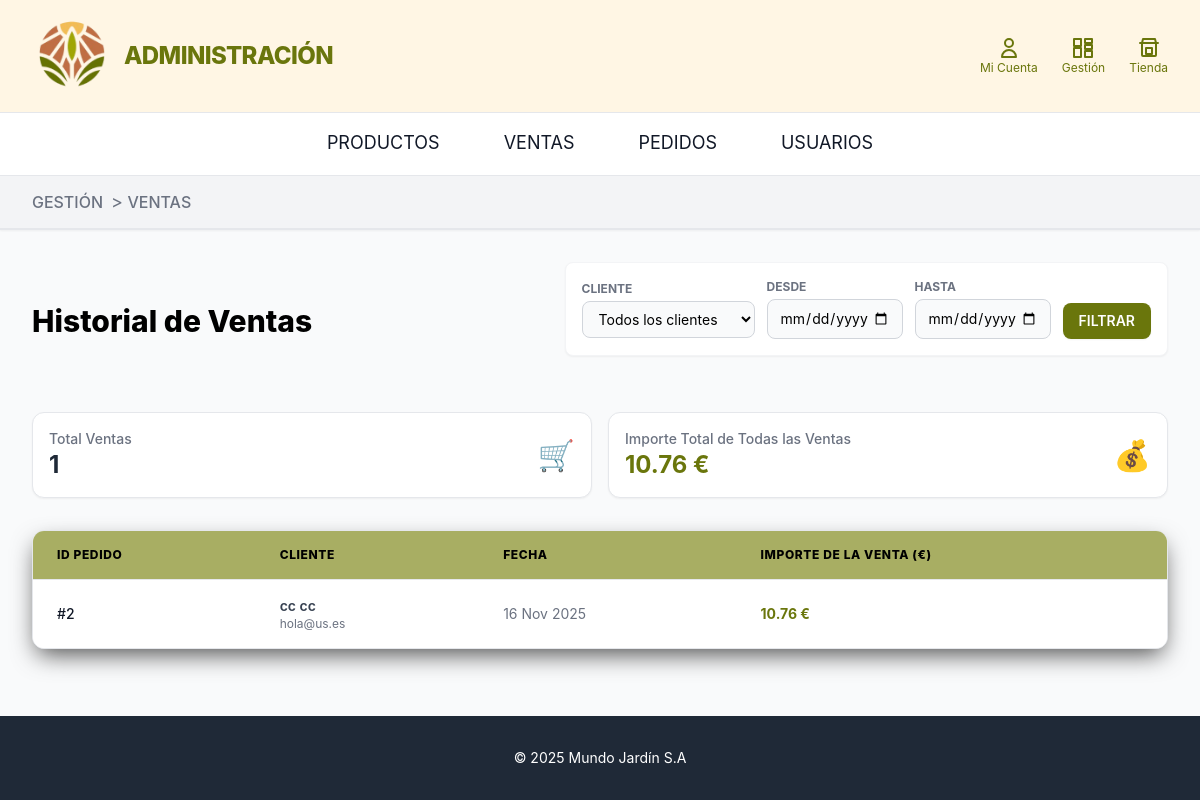
/ventas_admin/ (signed in), run on the app's committed database.
### home/models.py (models this page shows, shortened)
class Pedido(models.Model):
    usuario_cliente = models.ForeignKey('UsuarioCliente', on_delete=models.SET_NULL,  blank=True, null=True)
    fecha_creacion = models.DateTimeField(auto_now_add=True)
    estado = models.CharField(max_length=20, choices=EstadoPedido.choices, default=EstadoPedido.PEDIDO)
    subtotal_importe = models.DecimalField(max_digits=10, decimal_places=2, default=0.00)
    coste_entrega = models.DecimalField(max_digits=10, decimal_places=2, default=0.00)
    total_importe = models.DecimalField(max_digits=10, decimal_places=2, default=0.00)
    metodo_pago = models.CharField(max_length=20, choices=TipoPago.choices, default=TipoPago.PASARELA_PAGO)
    tipo_envio = models.CharField(max_length=20, choices=TipoEnvio.choices, default=TipoEnvio.RECOGIDA_TIENDA)
    direccion_envio = models.CharField(max_length=255, blank=True, null=True)
    correo_electronico = models.EmailField()
    telefono = models.CharField(max_length=15, blank=True)
    pago = models.BooleanField(default=False)
    tracking_id = models.CharField(max_length=50, unique=True, blank = True, null = True, verbose_name="ID de seguimiento")
    MINIMO_ENVIO_GRATUITO = Decimal('50.00')
    COSTO_ESTANDAR_ENVIO = Decimal('5.00')

class UsuarioCliente(models.Model):
    usuario = models.OneToOneField(Usuario, on_delete=models.CASCADE)
    tipo_pago= models.CharField(max_length=20, choices=TipoPago.choices, default=TipoPago.PASARELA_PAGO)
    telefono = models.CharField(max_length=15, blank=True, null=True)
    direccion_envio = models.CharField(max_length=255, blank=True)
    tipo_envio= models.CharField(max_length=20, choices=TipoEnvio.choices, default=TipoEnvio.RECOGIDA_TIENDA)
    last_login = models.DateTimeField(null=True, blank=True)

class Usuario(AbstractBaseUser, PermissionsMixin):
    nombre = models.CharField(max_length=200)
    apellidos = models.CharField(max_length=200)
    corre_electronico = models.EmailField(max_length=200, unique=True)
    password = models.CharField(max_length=128)
    objects = UsuarioManager()
    last_login = models.DateTimeField(null=True, blank=True)
    USERNAME_FIELD = 'corre_electronico'
    REQUIRED_FIELDS = ['nombre', 'apellidos']
    is_active = models.BooleanField(default=True)
    is_staff = models.BooleanField(default=False)
    is_superuser = models.BooleanField(default=False)
    def get_full_name(self):
        return f"{self.nombre} {self.apellidos}"

### ventas_admin/views.py (the view)
# urls.py: path('', views.gestion_ventas, name='ventas_admin_index'),
def gestion_ventas(request):
    if not request.user.is_authenticated or not request.user.is_staff:
        return redirect('home')
    cliente_id = request.GET.get('cliente')
    fecha_inicio = request.GET.get('fecha_inicio')
    fecha_fin = request.GET.get('fecha_fin')
    clientes_para_filtro = UsuarioCliente.objects.select_related('usuario').order_by('usuario__nombre')
    pedidos_query = Pedido.objects.filter(pago=True)
    if cliente_id:
        if cliente_id == "anonimo":
            pedidos_query = pedidos_query.filter(usuario_cliente__isnull=True)
        else:
            pedidos_query = pedidos_query.filter(usuario_cliente__id=cliente_id)
    if fecha_inicio:
        pedidos_query = pedidos_query.filter(fecha_creacion__date__gte=fecha_inicio)
    if fecha_fin:
        pedidos_query = pedidos_query.filter(fecha_creacion__date__lte=fecha_fin)
    pedidos_filtrados_qs = pedidos_query.select_related('usuario_cliente__usuario').order_by('-fecha_creacion')
    pedidos_lista = list(pedidos_filtrados_qs)
    total_ganancias = sum((p.total_importe for p in pedidos_lista), Decimal('0.00'))
    total_ventas = len(pedidos_lista)
    if cliente_id and cliente_id != "anonimo":
        try:
            cliente_seleccionado = int(cliente_id)
        except:
            cliente_seleccionado = None
    else:
        cliente_seleccionado = cliente_id
    context = {
        'ventas': pedidos_lista,
        'clientes': clientes_para_filtro,
        'total_ganancias': total_ganancias,
        'total_ventas': total_ventas,
        'cliente_seleccionado': cliente_seleccionado,
        'fecha_inicio': fecha_inicio,
        'fecha_fin': fecha_fin,
    }
    return render(request, 'ventas_admin/gestion_ventas.html', context)

### home/context_processors.py (called while the page is built)
def productos_en_cesta(request):
    total_items = 0
    if request.user.is_authenticated:
        try:
            cesta = CestaCompra.objects.get(usuario_cliente__usuario=request.user)
        except CestaCompra.DoesNotExist:
            cesta = None
    else:
        session_id = request.session.get("cesta_id")
        cesta = CestaCompra.objects.filter(session_id=session_id).first() if session_id else None
    if cesta:
        total_items = sum(item.cantidad for item in cesta.items.all())
    return {'total_items_cesta': total_items}

### ventas_admin/templates/ventas_admin/gestion_ventas.html (shortened to what this page needs)
{% extends 'base_admin.html' %}
{% block breadcrumbs %}
    <li>
        <span class="text-lg text-gray-500">></span>
        <span class="text- font-medium text-gray-500 hover:text-[#bf7149]">
            VENTAS
        </span>
    </li>
{% endblock breadcrumbs %}
{% block content %}
    <div class="flex flex-wrap items-center justify-between mb-8">
        <h1 class="text-3xl font-extrabold text-black mb-4 md:mb-0">Historial de Ventas</h1>
        <form method="get" class="flex flex-wrap items-center gap-3 mb-6 bg-white p-4 rounded-lg shadow-sm border border-gray-100">
            <div>
                <label for="cliente-filtro" class="text-xs font-bold text-gray-500 uppercase block mb-1">Cliente</label>
                <select id="cliente-filtro" name="cliente" class="border border-gray-300 rounded-lg px-3 py-2 bg-gray-50 text-sm focus:outline-none focus:ring-2 focus:ring-[#6a760c]">
                    <option value="">Todos los clientes</option>
                </select>
            </div>
            <div>
                <label for="fecha-inicio" class="text-xs font-bold text-gray-500 uppercase block mb-1">Desde</label>
                <input type="date" id="fecha-inicio" name="fecha_inicio" value="{{ fecha_inicio }}" class="border border-gray-300 rounded-lg px-3 py-2 bg-gray-50 text-sm focus:outline-none focus:ring-2 focus:ring-[#6a760c]">
            </div>
            <div>
                <label for="fecha-fin" class="text-xs font-bold text-gray-500 uppercase block mb-1">Hasta</label>
                <input type="date" id="fecha-fin" name="fecha_fin" value="{{ fecha_fin }}" class="border border-gray-300 rounded-lg px-3 py-2 bg-gray-50 text-sm focus:outline-none focus:ring-2 focus:ring-[#6a760c]">
            </div>
            <div class="self-end">
                <button type="submit" class="bg-[#6a760c] text-white px-4 py-2 rounded-lg hover:bg-[#bf7149] transition text-sm font-semibold shadow-sm">
                    FILTRAR
                </button>
            </div>
        </form>
    </div>
    <div class="grid grid-cols-1 sm:grid-cols-2 gap-4 mb-8">
        <div class="bg-white p-4 rounded-xl border border-gray-200 shadow-sm flex items-center justify-between">
            <div>
                <p class="text-sm text-gray-500 font-medium">Total Ventas</p>
                <p class="text-2xl font-bold text-gray-800">{{ total_ventas }}</p>
            </div>
            <span class="text-3xl">🛒</span>
        </div>
        <div class="bg-white p-4 rounded-xl border border-gray-200 shadow-sm flex items-center justify-between">
            <div>
                <p class="text-sm text-gray-500 font-medium">Importe Total de Todas las Ventas</p>
                <p class="text-2xl font-bold text-[#6a760c]">{{ total_ganancias }} €</p>
            </div>
            <span class="text-3xl">💰</span>
        </div>
    </div>
    <div class="bg-white sombra-negra rounded-xl overflow-hidden border border-gray-200">
        <div class="overflow-x-auto">
            <table id="tabla-ventas" class="min-w-full divide-y divide-gray-200">
                <thead class="bg-[#a8ae63]">
                    <tr>
                        <th class="px-6 py-4 text-left text-xs font-extrabold text-black uppercase tracking-wider">ID PEDIDO</th>
                        <th class="px-6 py-4 text-left text-xs font-extrabold text-black uppercase tracking-wider">CLIENTE</th>
                        <th class="px-6 py-4 text-left text-xs font-extrabold text-black uppercase tracking-wider">FECHA</th>
                        <th class="px-6 py-4 text-left text-xs font-extrabold text-black uppercase tracking-wider">IMPORTE DE LA VENTA (€)</th>
                    </tr>
                </thead>
                <tbody class="bg-white divide-y divide-gray-200">
                    {% for p in ventas %}
                    <tr class="hover:bg-yellow-50 transition duration-150">
                        <td class="px-6 py-4 whitespace-nowrap text-sm font-medium text-gray-900">
                            #{{ p.id }}
                        </td>
                        <td class="px-6 py-4 whitespace-nowrap text-sm text-gray-700">
                            {% if p.usuario_cliente and p.usuario_cliente.usuario %}
                                <div class="font-semibold">{{ p.usuario_cliente.usuario.get_full_name }}</div>
                                <div class="text-xs text-gray-500">{{ p.usuario_cliente.usuario.corre_electronico }}</div>
                            {% else %}
                                <span class="italic text-gray-500">{{ p.correo_electronico|default:"Usuario anónimo" }} (Invitado)</span>
                            {% endif %}
                        </td>
                        <td class="px-6 py-4 whitespace-nowrap text-sm text-gray-500">
                            {{ p.fecha_creacion|date:'d M Y' }}
                        </td>
                        <td class="px-6 py-4 whitespace-nowrap text-sm font-bold text-[#6a760c]">
                            {{ p.total_importe }} €
                        </td>
                    </tr>
                    {% empty %}
                    <tr>
                        <td colspan="4" class="px-6 py-10 text-center text-gray-500 bg-gray-50">
                            <p class="text-lg">No se han encontrado ventas con estos filtros.</p>
                        </td>
                    </tr>
                    {% endfor %}
                </tbody>
            </table>
        </div>
    </div>
{% endblock %}

### home/templates/base_admin.html (style rules this page uses)
body { font-family: 'Inter', sans-serif; }

### ventas_admin/templates/ventas_admin/gestion_ventas.html (style rules this page uses)
.sombra-negra { box-shadow: 0px 10px 25px -5px rgba(0, 0, 0, 0.7); }

### data on the page
Pedido: id "2", usuario_cliente.usuario.get_full_name "cc cc", usuario_cliente.usuario.corre_electronico "hola@us.es", fecha_creacion "16 Nov 2025", total_importe "10.76"

### other printed values
{{ total_ventas }} "1"
{{ total_ganancias }} "10.76"
